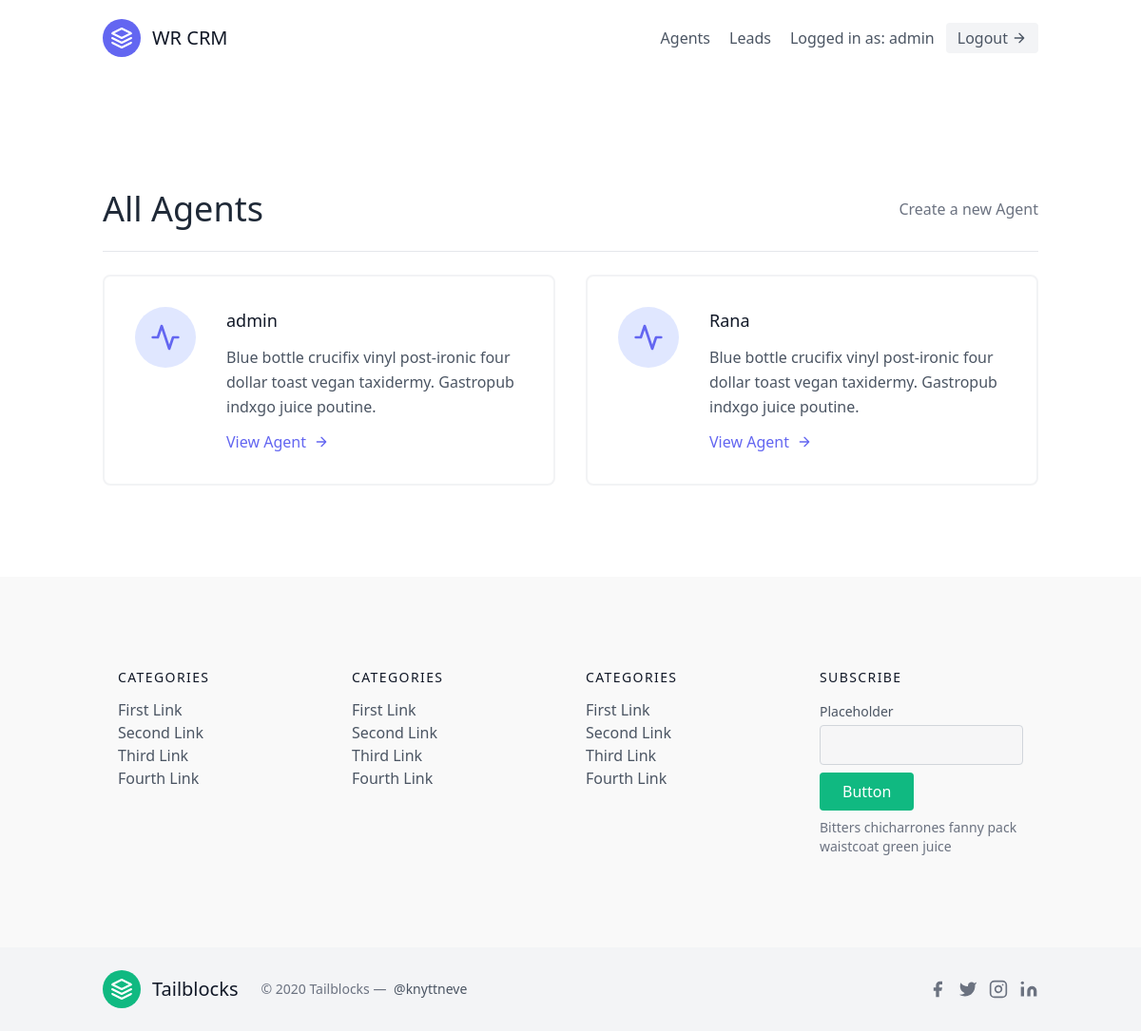
Page /agents/ (signed in) on the earlier database version.
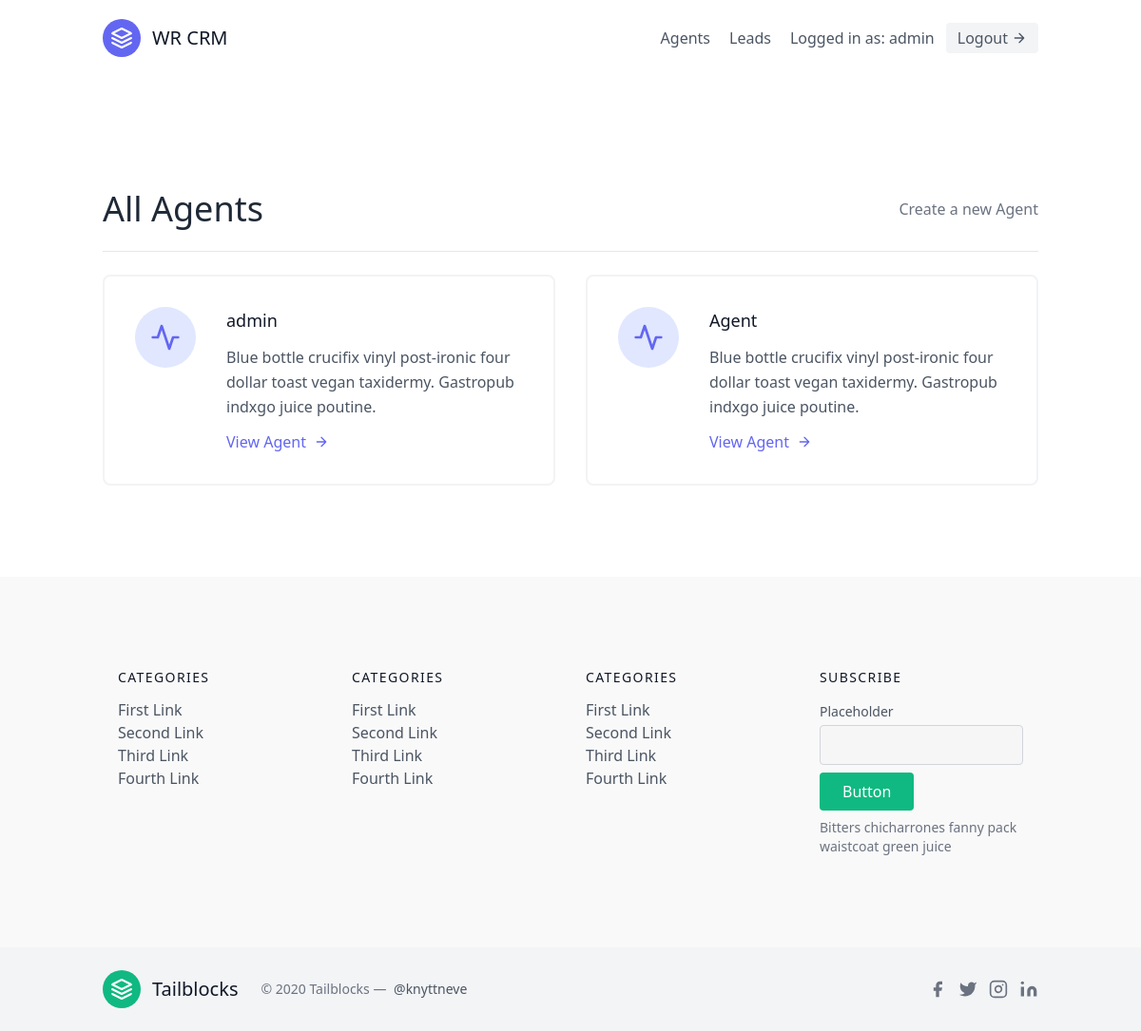
Same page on the later database version.
### leads/models.py (models this page shows, shortened)
class User(AbstractUser):
    is_organizer = models.BooleanField(default=True)
    is_agent = models.BooleanField(default=False)

class Agent(models.Model):
    user = models.OneToOneField(User, on_delete=models.CASCADE)
    organization = models.ForeignKey(UserProfile, on_delete=models.CASCADE)

### agents/views.py (the view)
# urls.py: path('', AgentListView.as_view(), name='agent-list'),
class AgentListView(OrganizerAndLoginRequiredMixin, generic.ListView):
    template_name = 'agents/agent_list.html'
    def get_queryset(self):
        organization = self.request.user.userprofile
        return Agent.objects.filter(organization=organization)

### agents/mixins.py (called while the page is built)
    def dispatch(self, request, *args, **kwargs):
        if not request.user.is_authenticated or not request.user.is_organizer:
            return redirect("leads:lead-list")
        return super().dispatch(request, *args, **kwargs)

### agents/templates/agents/agent_list.html
{% extends 'base.html' %}
{% block content %}
    <section class="text-gray-600 body-font">
        <div class="container px-5 py-24 mx-auto flex flex-wrap">
            <div class="w-full mb-6 py-6 flex justify-between items-center border-b border-gray-200">
                <div>
                    <h1 class="text-4xl text-gray-800">All Agents</h1>
                </div>
                <div>
                    <a class="text-gray-500 hover:text-blue-500" href="{% url 'agents:agent-create' %}">
                        Create a new Agent
                    </a>
                </div>
            </div>
            <div class="flex flex-wrap -m-4">
                {% for agent in object_list %}
                <div class="p-4 lg:w-1/2 md:w-full">
                    <div class="flex border-2 rounded-lg border-gray-200 border-opacity-50 p-8 sm:flex-row flex-col">
                        <div class="w-16 h-16 sm:mr-8 sm:mb-0 mb-4 inline-flex items-center justify-center rounded-full bg-indigo-100 text-indigo-500 flex-shrink-0">
                            <svg fill="none" stroke="currentColor" stroke-linecap="round" stroke-linejoin="round" stroke-width="2" class="w-8 h-8" viewBox="0 0 24 24">
                            <path d="M22 12h-4l-3 9L9 3l-3 9H2"></path>
                            </svg>
                        </div>
                        <div class="flex-grow">
                            <h2 class="text-gray-900 text-lg title-font font-medium mb-3">
                                {{ agent.user.username }}
                            </h2>
                            <p class="leading-relaxed text-base">
                                Blue bottle crucifix vinyl post-ironic four dollar toast vegan taxidermy. Gastropub indxgo juice poutine.
                            </p>
                            <a href="{% url 'agents:agent-detail' agent.pk %}" class="mt-3 text-indigo-500 inline-flex items-center">
                                View Agent
                                <svg fill="none" stroke="currentColor" stroke-linecap="round" stroke-linejoin="round" stroke-width="2" class="w-4 h-4 ml-2" viewBox="0 0 24 24">
                                    <path d="M5 12h14M12 5l7 7-7 7"></path>
                                </svg>
                            </a>
                        </div>
                    </div>
                </div>
                {% endfor %}
            </div>
        </div>
    </section>
{% endblock content %}

### templates/base.html (shortened to what this page needs)
{% load static %}<!DOCTYPE html>
<html lang="en">
  <head>
    <link href="https://unpkg.com/tailwindcss@^2/dist/tailwind.min.css" rel="stylesheet"/>
    <link href="{% static 'css/style.css' %}" type="text/css" rel="stylesheet">
  </head>
  <body>
    <div class="max-w-7xl mx-auto">
      {% include 'navbar.html' %}
      {% block content %}
      {% endblock content %}
    </div>
    {% include "footer.html" %}
  </body>
</html>

### templates/navbar.html (shortened to what this page needs)
<header class="text-gray-600 body-font">
  <div class="container mx-auto flex flex-wrap p-5 flex-col md:flex-row items-center">
    <a class="flex title-font font-medium items-center text-gray-900 mb-4 md:mb-0">
      <svg xmlns="http://www.w3.org/2000/svg" fill="none" stroke="currentColor" stroke-linecap="round" stroke-linejoin="round" stroke-width="2" class="w-10 h-10 text-white p-2 bg-indigo-500 rounded-full" viewBox="0 0 24 24">
        <path d="M12 2L2 7l10 5 10-5-10-5zM2 17l10 5 10-5M2 12l10 5 10-5"></path>
      </svg>
      <span class="ml-3 text-xl">WR CRM</span>
    </a>
    <nav class="md:ml-auto flex flex-wrap items-center text-base justify-center">
      {% if not request.user.is_authenticated %}
        <a href="{% url 'signup' %}" class="mr-5 hover:text-gray-900">Sign Up</a>
      {% else %}
      {% if request.user.is_organizer %}
        <a href="{% url 'agents:agent-list' %}" class="mr-5 hover:text-gray-900">Agents</a>
      {% endif %}
      <a href="{% url 'leads:lead-list' %}" class="mr-5 hover:text-gray-900">Leads</a>
      {% endif %}
    </nav>
    {% if request.user.is_authenticated %}
      Logged in as: {{ request.user.username }}
      <a href="{% url 'logout' %}" class="ml-3 inline-flex items-center bg-gray-100 border-0 py-1 px-3 focus:outline-none hover:bg-gray-200 rounded text-base mt-4 md:mt-0">
          Logout
        <svg fill="none" stroke="currentColor" stroke-linecap="round" stroke-linejoin="round" stroke-width="2" class="w-4 h-4 ml-1" viewBox="0 0 24 24">
          <path d="M5 12h14M12 5l7 7-7 7"></path>
        </svg>
      </a>
    {% endif %}
  </div>
  </header>

### templates/scripts.html (shortened to what this page needs)
{% load static %}

### templates/footer.html
<footer class="text-gray-600 body-font">
  <div class="container px-5 py-24 mx-auto">
    <div class="flex flex-wrap md:text-left text-center order-first">
      <div class="lg:w-1/4 md:w-1/2 w-full px-4">
        <h2 class="title-font font-medium text-gray-900 tracking-widest text-sm mb-3">CATEGORIES</h2>
        <nav class="list-none mb-10">
          <li>
            <a class="text-gray-600 hover:text-gray-800">First Link</a>
          </li>
          <li>
            <a class="text-gray-600 hover:text-gray-800">Second Link</a>
          </li>
          <li>
            <a class="text-gray-600 hover:text-gray-800">Third Link</a>
          </li>
          <li>
            <a class="text-gray-600 hover:text-gray-800">Fourth Link</a>
          </li>
        </nav>
      </div>
      <div class="lg:w-1/4 md:w-1/2 w-full px-4">
        <h2 class="title-font font-medium text-gray-900 tracking-widest text-sm mb-3">CATEGORIES</h2>
        <nav class="list-none mb-10">
          <li>
            <a class="text-gray-600 hover:text-gray-800">First Link</a>
          </li>
          <li>
            <a class="text-gray-600 hover:text-gray-800">Second Link</a>
          </li>
          <li>
            <a class="text-gray-600 hover:text-gray-800">Third Link</a>
          </li>
          <li>
            <a class="text-gray-600 hover:text-gray-800">Fourth Link</a>
          </li>
        </nav>
      </div>
      <div class="lg:w-1/4 md:w-1/2 w-full px-4">
        <h2 class="title-font font-medium text-gray-900 tracking-widest text-sm mb-3">CATEGORIES</h2>
        <nav class="list-none mb-10">
          <li>
            <a class="text-gray-600 hover:text-gray-800">First Link</a>
          </li>
          <li>
            <a class="text-gray-600 hover:text-gray-800">Second Link</a>
          </li>
          <li>
            <a class="text-gray-600 hover:text-gray-800">Third Link</a>
          </li>
          <li>
            <a class="text-gray-600 hover:text-gray-800">Fourth Link</a>
          </li>
        </nav>
      </div>
      <div class="lg:w-1/4 md:w-1/2 w-full px-4">
        <h2 class="title-font font-medium text-gray-900 tracking-widest text-sm mb-3">SUBSCRIBE</h2>
        <div class="flex xl:flex-nowrap md:flex-nowrap lg:flex-wrap flex-wrap justify-center items-end md:justify-start">
          <div class="relative w-40 sm:w-auto xl:mr-4 lg:mr-0 sm:mr-4 mr-2">
            <label for="footer-field" class="leading-7 text-sm text-gray-600">Placeholder</label>
            <input type="text" id="footer-field" name="footer-field" class="w-full bg-gray-100 bg-opacity-50 rounded border border-gray-300 focus:bg-transparent focus:ring-2 focus:ring-green-200 focus:border-green-500 text-base outline-none text-gray-700 py-1 px-3 leading-8 transition-colors duration-200 ease-in-out">
          </div>
          <button class="lg:mt-2 xl:mt-0 flex-shrink-0 inline-flex text-white bg-green-500 border-0 py-2 px-6 focus:outline-none hover:bg-green-600 rounded">Button</button>
        </div>
        <p class="text-gray-500 text-sm mt-2 md:text-left text-center">Bitters chicharrones fanny pack
          <br class="lg:block hidden">waistcoat green juice
        </p>
      </div>
    </div>
  </div>
  <div class="bg-gray-100">
    <div class="container px-5 py-6 mx-auto flex items-center sm:flex-row flex-col">
      <a class="flex title-font font-medium items-center md:justify-start justify-center text-gray-900">
        <svg xmlns="http://www.w3.org/2000/svg" fill="none" stroke="currentColor" stroke-linecap="round" stroke-linejoin="round" stroke-width="2" class="w-10 h-10 text-white p-2 bg-green-500 rounded-full" viewBox="0 0 24 24">
          <path d="M12 2L2 7l10 5 10-5-10-5zM2 17l10 5 10-5M2 12l10 5 10-5"></path>
        </svg>
        <span class="ml-3 text-xl">Tailblocks</span>
      </a>
      <p class="text-sm text-gray-500 sm:ml-6 sm:mt-0 mt-4">© 2020 Tailblocks —
        <a href="https://twitter.com/knyttneve" rel="noopener noreferrer" class="text-gray-600 ml-1" target="_blank">@knyttneve</a>
      </p>
      <span class="inline-flex sm:ml-auto sm:mt-0 mt-4 justify-center sm:justify-start">
        <a class="text-gray-500">
          <svg fill="currentColor" stroke-linecap="round" stroke-linejoin="round" stroke-width="2" class="w-5 h-5" viewBox="0 0 24 24">
            <path d="M18 2h-3a5 5 0 00-5 5v3H7v4h3v8h4v-8h3l1-4h-4V7a1 1 0 011-1h3z"></path>
          </svg>
        </a>
        <a class="ml-3 text-gray-500">
          <svg fill="currentColor" stroke-linecap="round" stroke-linejoin="round" stroke-width="2" class="w-5 h-5" viewBox="0 0 24 24">
            <path d="M23 3a10.9 10.9 0 01-3.14 1.53 4.48 4.48 0 00-7.86 3v1A10.66 10.66 0 013 4s-4 9 5 13a11.64 11.64 0 01-7 2c9 5 20 0 20-11.5a4.5 4.5 0 00-.08-.83A7.72 7.72 0 0023 3z"></path>
          </svg>
        </a>
        <a class="ml-3 text-gray-500">
          <svg fill="none" stroke="currentColor" stroke-linecap="round" stroke-linejoin="round" stroke-width="2" class="w-5 h-5" viewBox="0 0 24 24">
            <rect width="20" height="20" x="2" y="2" rx="5" ry="5"></rect>
            <path d="M16 11.37A4 4 0 1112.63 8 4 4 0 0116 11.37zm1.5-4.87h.01"></path>
          </svg>
        </a>
        <a class="ml-3 text-gray-500">
          <svg fill="currentColor" stroke="currentColor" stroke-linecap="round" stroke-linejoin="round" stroke-width="0" class="w-5 h-5" viewBox="0 0 24 24">
            <path stroke="none" d="M16 8a6 6 0 016 6v7h-4v-7a2 2 0 00-2-2 2 2 0 00-2 2v7h-4v-7a6 6 0 016-6zM2 9h4v12H2z"></path>
            <circle cx="4" cy="4" r="2" stroke="none"></circle>
          </svg>
        </a>
      </span>
    </div>
  </div>
</footer>

### static/css/style.css (style rules this page uses)
footer.text-gray-600.body-font { background-color: #f9f9f9; }

Differences in the rows shown:
removed Agent: user.username "Rana"
added Agent: user.username "Agent"
